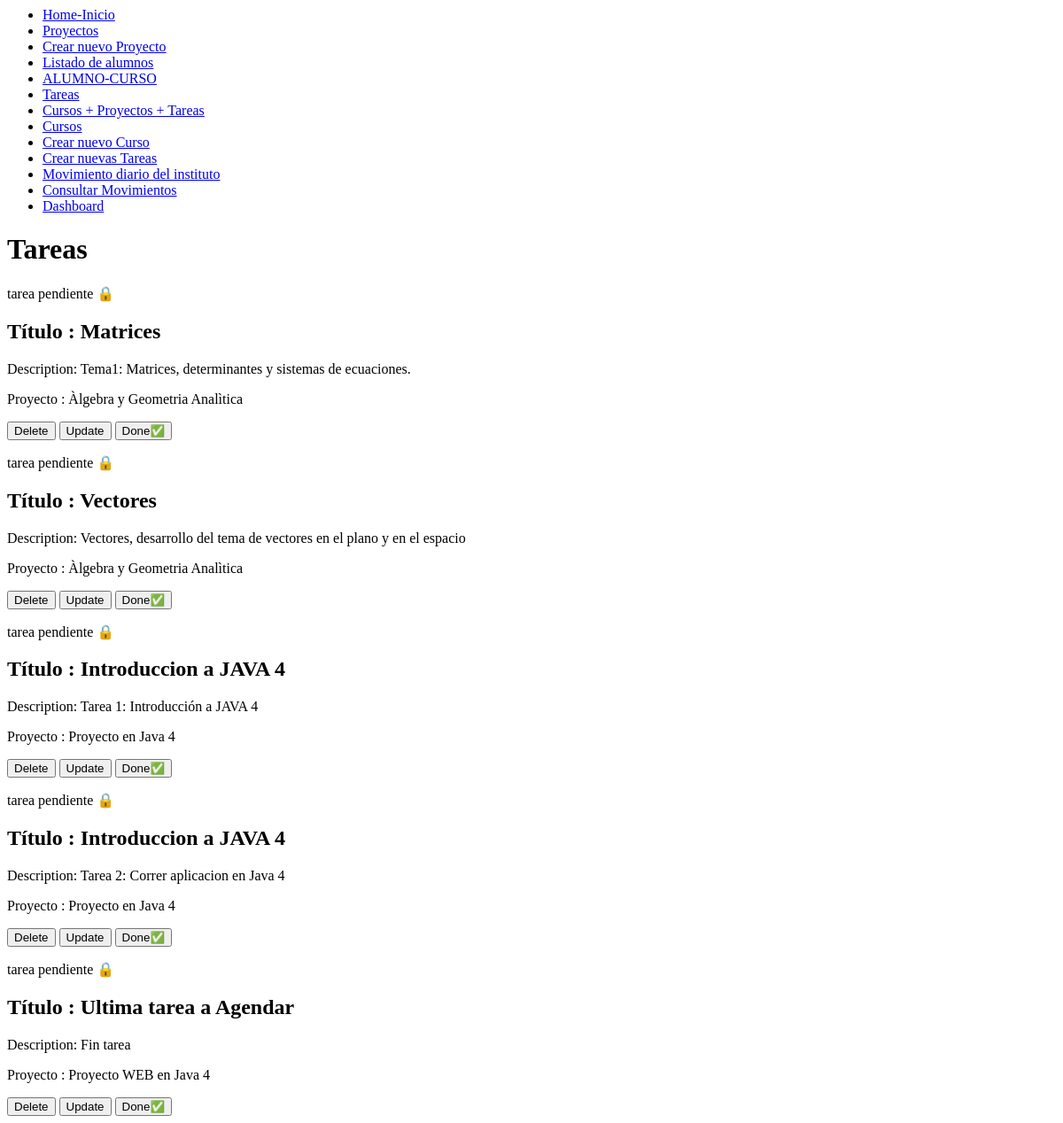
/tasks/, run on an earlier commit of the app's database.
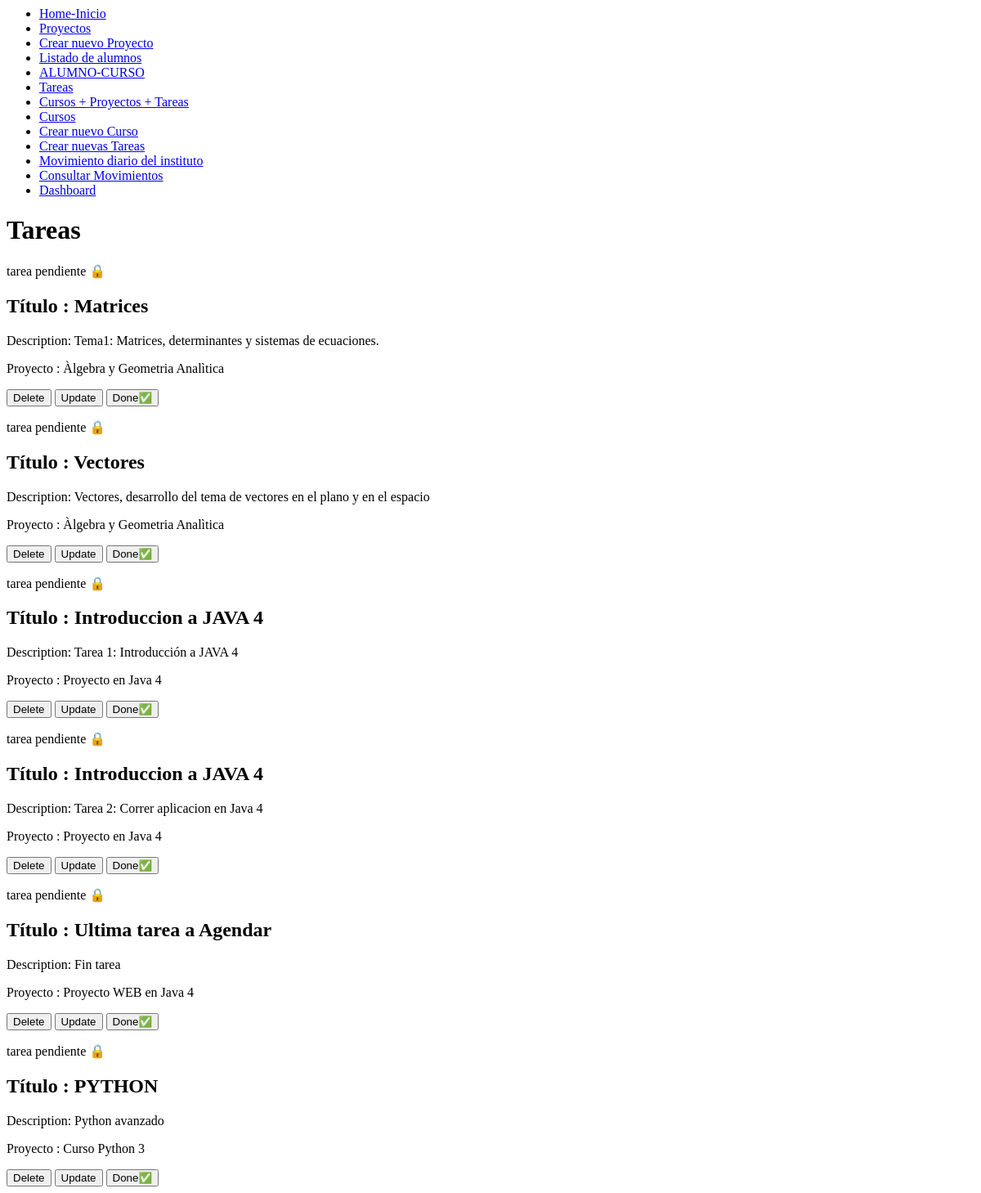
And on a later commit of the database.
### miapp/models.py (models this page shows, shortened)
class Task(models.Model):
    title = models.CharField(max_length=100)
    description = models.TextField()
    project = models.ForeignKey(Project, on_delete=models.CASCADE)
    done = models.BooleanField(default=False)

class Project(models.Model):
    name = models.CharField(max_length=100)
    description = models.CharField(max_length=255)
    curso = models.ForeignKey(Course, on_delete=models.CASCADE, default=1)

### miapp/views.py (the view)
# urls.py: path('tasks/', views.tasks),
def tasks(request):
    tasks = Task.objects.all()
    return render(request, 'task/tasks.html', {
        'tasks': tasks
    })

### miapp/templates/task/tasks.html
{% extends 'layout/menu.html' %}
{% block content %}
<h1>Tareas</h1>
{% for task in tasks %}
    {% if task.done == False %}
    <p>tarea pendiente 🔒 </p>
    {% else %} <p>TAREA REALIZDA ✅ </p>
    {% endif %}
    <h2>Título : {{ task.title }}</h2>
    <p>Description: {{ task.description }}</p>
    <p>Proyecto : {{ task.project.name }}</p>
    <button>Delete</button>
    <button>Update</button>
    <button>Done✅</button>
{% endfor %}
{% endblock %}

What changed in the data, as far as the page shows it:
added Task: done "tarea pendiente 🔒", title "PYTHON", description "Python avanzado", project.name "Curso Python 3"
